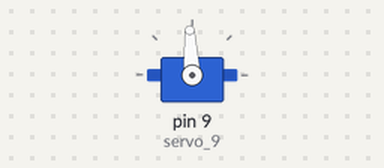
The sketch below on a simulated Arduino Uno, built with avr-gcc and run on an emulated ATmega328P. Shown: servo.

Above: at 0.05 s.
At 0.65 s:
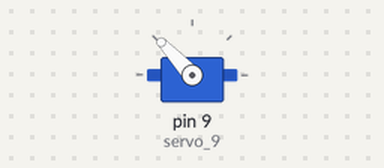
At 1.25 s:
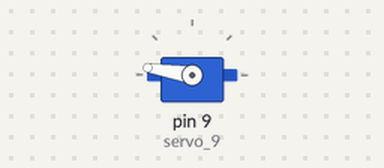
At 2.5 s:
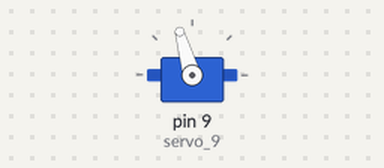
Timing chart, 0 to 6.3 s (numbered marks = the images above):
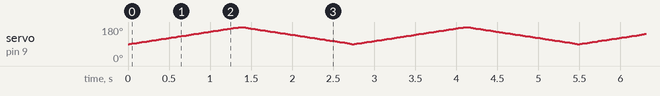

The sketch:

Servo_Sweep_90_180.ino
```cpp
#include <Servo.h>
Servo servomotor;
int pos = 0;
Servo servo_9;

void setup(){
  servo_9.attach(9, 500, 2500);
}

void loop(){
  for (pos = 90; pos <= 180; pos += 1) {
    servo_9.write(pos);
    delay(15);
  }

  for (pos = 180; pos >= 90; pos -= 1) {
    servo_9.write(pos);
    delay(15);
  }
}
```
